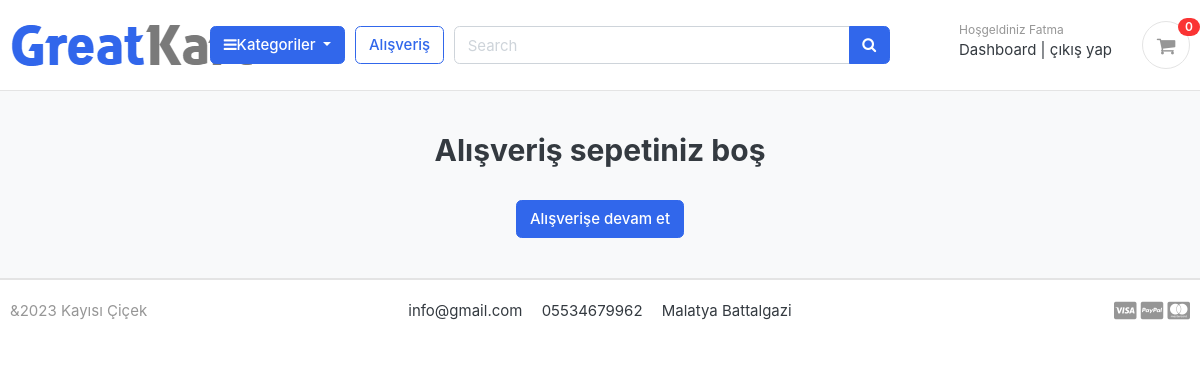
The page /kart/ (signed in) on the database as committed earlier.
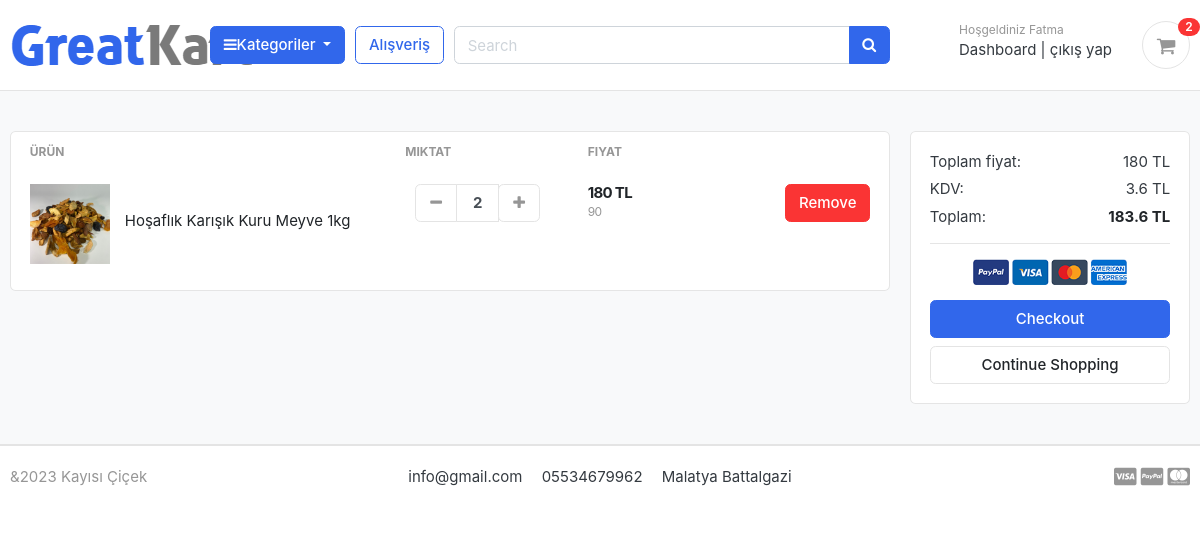
The same page on the database as committed later.
### kartlar/models.py (models this page shows, shortened)
class KartItem(models.Model):
    user = models.ForeignKey(Accounts, on_delete=models.CASCADE, null=True)
    urun = models.ForeignKey(Urunler, on_delete=models.CASCADE)
    variations = models.ManyToManyField(Variation, blank= True)
    kart = models.ForeignKey(Kart, on_delete=models.CASCADE, null=True)
    Miktar = models.IntegerField()
    is_active = models.BooleanField(default=True)
    def sub_total(self):
        return self.urun.fiyat * self.Miktar

### store/models.py (models this page shows, shortened)
class Urunler(models.Model):
    urun_adi = models.CharField(max_length=200, unique=True)
    slug = models.SlugField(max_length=200, unique=True)
    description = models.TextField(max_length=1000, blank=True)
    fiyat = models.IntegerField()
    images = models.ImageField(upload_to='photo/urunler')
    stok = models.IntegerField()
    is_available = models.BooleanField(default=True)
    category = models.ForeignKey(Category, on_delete=models.CASCADE)
    created_date = models.DateTimeField(auto_now_add=True)
    modify_date = models.DateTimeField(auto_now=True)
    def get_url(self):
        return reverse('urun_detail', args=[self.category.slug, self.slug])

### kartlar/views.py (the view)
# urls.py: path('kart/',include('kartlar.urls')),
def kart(request, total = 0, quantity = 0, kart_items= None):
    try:
        vergi = 0
        grand_total = 0
        if request.user.is_authenticated:
            kart_items = KartItem.objects.filter(user=request.user, is_active=True)
        else:
            kart = Kart.objects.get(kart_id=_kart_id(request))
            kart_items=KartItem.objects.filter(kart=kart, is_active=True)
        for kart_item in kart_items:
            total+=(kart_item.urun.fiyat * kart_item.Miktar)
            quantity +=kart_item.Miktar
        vergi = (2* total)/100
        grand_total = total + vergi
    except ObjectDoesNotExist:
        pass
    context ={
        'total':total,
        'quantity': quantity,
        'kart_items':kart_items,
        'vergi'     : vergi,
        'grand_total':grand_total,
    }
    return render(request,'store/kart.html', context)

### Category/context_processors.py (called while the page is built)
def menu_link(request):
    link=Category.objects.all()
    return dict(link =link)

### Category/models.py (called while the page is built)
    def get_url(self):
            return reverse('urunler_by_category', args=[self.slug])

### kartlar/context_processors.py (called while the page is built)
def sayac(request):
    kart_sayac=0
    if 'admin' in request.path:
        return {}
    else:
        try:
            kart =Kart.objects.filter(kart_id=_kart_id(request))
            if request.user.is_authenticated:
                kart_items = KartItem.objects.all().filter(user=request.user)
            else:
                kart_items = KartItem.objects.all().filter(kart=kart[:1])
            for kart_item in kart_items:
                kart_sayac += kart_item.Miktar
        except Kart.DoesNotExist:
            kart_sayac =0
    return dict(kart_sayac=kart_sayac)

### kartlar/views.py (called while the page is built)
def _kart_id(request):
    kart = request.session.session_key
    if not kart:
        kart = request.session.create()
    return kart

### templates/store/kart.html (shortened to what this page needs)
{% extends 'base.html' %}
{% load static %}
{% block content %}
<section class="section-content padding-y bg">
    <div class="container">
    {% if not kart_items %}
        <h2 class="text-center">Alışveriş sepetiniz boş</h2>
        <br>
        <div class="text-center">
          <a href="{% url 'store' %}" class="btn btn-primary">Alışverişe devam et</a>
        </div>
    {% else %}
    <div class="row">
        <aside class="col-lg-9">
    <div class="card">
    <table class="table table-borderless table-shopping-cart">
    <thead class="text-muted">
    <tr class="small text-uppercase">
      <th scope="col">Ürün</th>
      <th scope="col" width="120">Miktat</th>
      <th scope="col" width="120">Fiyat</th>
      <th scope="col" class="text-right" width="200"> </th>
    </tr>
    </thead>
    <tbody>
    {% for kart_item in kart_items %}
    <tr>
        <td>
            <figure class="itemside align-items-center">
                <div class="aside"><img src="{{kart_item.urun.images.url}}" class="img-sm" width="100" height="100"></div>
                <figcaption class="info">
                    <a href="{{ kart_item.urun.get_url }}" class="title text-dark">{{kart_item.urun.urun_adi}}</a>
                </figcaption>
            </figure>
        </td>
        <td>
                        <div class="col">
                            <div class="input-group input-spinner">
                                <div class="input-group-prepend">
                                <a href="{% url 'remove_kart' kart_item.urun.id kart_item.id %}" class="btn btn-light" type="button" id="button-plus"> <i class="fa fa-minus"></i> </a>
                                </div>
                                <input type="text" class="form-control"  value="{{kart_item.Miktar}}">
                                <div class="input-group-append">
                                <form action="{% url 'add_kart' kart_item.urun.id %}" method = "POST">
                                    <button class="btn btn-light" type="submit" id="button-minus"> <i class="fa fa-plus"></i> </button>
                                </form>
                                </div>
                            </div>
                        </div>
        </td>
        <td>
            <div class="price-wrap">
                <var class="price">{{kart_item.sub_total}} TL</var>
                <small class="text-muted">{{kart_item.urun.fiyat}} </small>
            </div>
        </td>
        <td class="text-right">
        <a href="{% url 'remove_kart_item' kart_item.urun.id kart_item.id %}" onclick ="return confirm('Silmek istediğinize emin misiniz?')" class="btn btn-danger"> Remove</a>
        </td>
    </tr>
    {% endfor %}
    </tbody>
    </table>
    </div>
        </aside>
        <aside class="col-lg-3">
            <div class="card">
            <div class="card-body">
                <dl class="dlist-align">
                  <dt>Toplam fiyat:</dt>
                  <dd class="text-right">{{total}} TL</dd>
                </dl>
                <dl class="dlist-align">
                  <dt>KDV:</dt>
                  <dd class="text-right">{{vergi}} TL</dd>
                </dl>
                <dl class="dlist-align">
                  <dt>Toplam:</dt>
                  <dd class="text-right text-dark b"><strong>{{grand_total}} TL</strong></dd>
                </dl>
                <hr>
                <p class="text-center mb-3">
                    <img src="{% static './images/misc/payments.png' %}" height="26">
                </p>
                <a href="{% url 'checkout' %}" class="btn btn-primary btn-block"> Checkout </a>
                <a href="{% url 'store' %}" class="btn btn-light btn-block">Continue Shopping</a>
            </div>
            </div>
    </aside>
    </div>
    {% endif %}
    </div>
    </section>
    {% endblock %}

### templates/include/navbar.html (shortened to what this page needs)
{% load static %}
<header class="section-header">
    <section class="header-main border-bottom">
        <div class="container">
    <div class="row align-items-center">
        <div class="col-lg-2 col-md-3 col-6">
            <a href="{% url 'home' %}" class="brand-wrap">
                <img class="b" src="{% static './images/logo.png'%}">
            </a>
        </div>
        <div class="col-lg col-sm col-md col-6 flex-grow-0">
            <div class="category-wrap dropdown d-inline-block float-right">
                <button type="button" class="btn btn-primary dropdown-toggle" data-toggle="dropdown">
                    <i class="fa fa-bars"></i>Kategoriler
                </button>
            </div>
        </div>
        <a href="{% url 'store' %}" class="btn btn-outline-primary">Alışveriş</a>
        <div class="col-lg  col-md-3 col-sm-6 col">
            <form action="{% url 'search' %}" class="search" method ='GET'>
                <div class="input-group w-100">
                    <input type="text" class="form-control" style="width:30%;" placeholder="Search" name = "keyword">
                    <div class="input-group-append">
                      <button class="btn btn-primary" type="submit">
                        <i class="fa fa-search"></i>
                      </button>
                    </div>
                </div>
            </form>
        </div>
        <div class="col-lg-3 col-sm-6 col-8 order-2 order-lg-3">
                    <div class="d-flex justify-content-end mb-3 mb-lg-0">
                        {% if user.id is None %}
                        <div class="widget-header">
                            <small class="title text-muted">Hoşgeldiniz</small>
                            <div>
                                <a href="{% url 'login' %}">Giriş Yap</a> <span class="dark-transp"> | </span>
                                <a href="{% url 'register' %}"> Kayıt ol</a>
                            </div>
                        </div>
                        {% else %}
                        <div class="widget-header">
                            <small class="title text-muted">Hoşgeldiniz {{user.first_name}}</small>
                            <div>
                                <a href="{% url 'dashboard' %}">Dashboard</a> <span class="dark-transp">|</span>
                                <a href="{% url 'logout' %}">çıkış yap</a>
                            </div>
                        </div>
                        {% endif %}
                        <a href="{% url 'kart' %}" class="widget-header pl-3 ml-3">
                            <div class="icon icon-sm rounded-circle border"><i class="fa fa-shopping-cart"></i></div>
                            <span class="badge badge-pill badge-danger notify">{{kart_sayac}}</span>
                        </a>
                    </div>
                </div>
    </div>
        </div>
    </section>
    </header>

Rows that differ between the two databases and show on the page:
added KartItem: urun.images (picture), urun.urun_adi "Hoşaflık Karışık Kuru Meyve 1kg", Miktar "2", sub_total "180", urun.fiyat "90"
Other text that changed with them:
{{ kart_sayac }}: "0" → "2"
{{ total }}: (not shown) → "180"
{{ vergi }}: (not shown) → "3.6"
{{ grand_total }}: (not shown) → "183.6"
text no longer shown: "Alışveriş sepetiniz boş Alışverişe devam et"
text now shown: "ÜRÜN MIKTAT FIYAT Toplam fiyat: TL KDV: TL Toplam: TL Checkout Continue Shopping"
